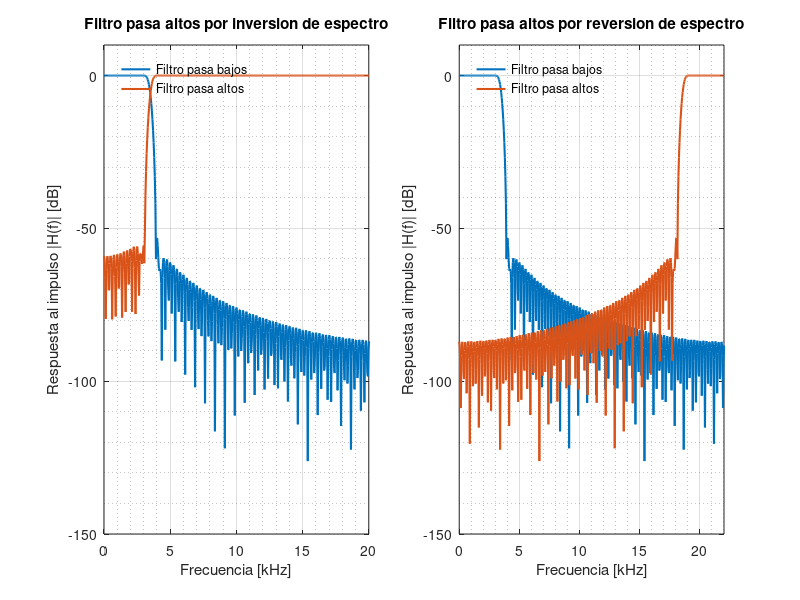
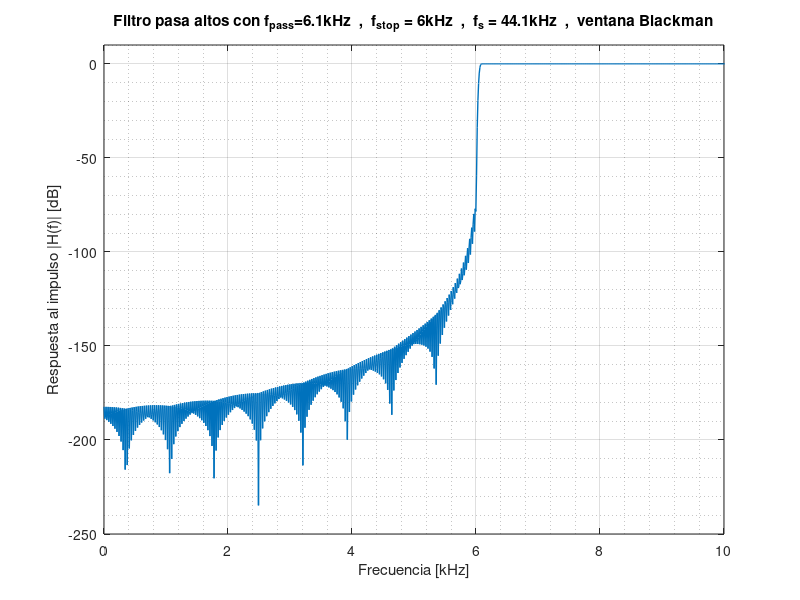

Write the MATLAB code that produced these figures, in order.
% <------- Guia 4 - Ejercicio 3 ----------->

clc; % borra la consola
clear all; % borra todas las variables
close all; % cierra las ventanas de imagen
pkg load control; % paquete con 'mag2db'
pkg load signal; % ventanas


%%%%%%%%%%%   ______________________________________
% punto 1 %  | pasa altos por inversion de espectro |
%%%%%%%%%%%   """"""""""""""""""""""""""""""""""""""

% filtro de ejercicio 2.2
fs = 44100; % [Hz] frecuencia de muestreo
fpass_hz = 3000; % [Hz] ^\__banda e transicion
fstop_hz = 4000; % [Hz] _/
fpass = 2 * fpass_hz / fs; %'^\_se convierte a frecuencias digitales
fstop = 2 * fstop_hz / fs; % _/
ft = (fstop + fpass) / 2; % frecuencia de corte ideal
B = fstop - fpass; % ancho de banda de transicion
M = ceil(8/B); % cantidad de taps para ventana hamming -> Ancho de lobulo principal = 8/M
M = 2*floor(M/2)+1; % convierte M al impar mayor o igual. floor(x) redondea al entero <= x
% asegura una cantidad impar de coeficientes para que el retardo D resulte en un número entero 
n = (0 : (M-1)); % elementos del vector h_sinc
h_sinc = ft * sinc (ft * (n - ((M-1)/2))); % funcion sinc del filtro pasa bajos
h_pb = h_sinc .* (hamming (M))'; % enventanado - se multiplica elemento a elemento
H_pb = fft(h_pb,1000);  % calcula la FFT con 1000 puntos de frecuencia, completa con ceros
Hdb_pb = mag2db( abs( H_pb(1:500) ) ); % convierte a dB el valor absoluto de las muestras de f positiva
frec = (0 : fs/1000 : ((fs/2)-(fs/1000)) ) / 1000; % vector con los valores de frecuencia en kHZ
% ^ ^
% | |  me parece que es de 0 a 999

d = zeros(1,M); % vector para retardo
d ((M+1) / 2) = 1; % El retardo es un impulso desplazado ( un unico 1 en el centro del vector) pasa todo
h_pa = d - h_pb; % el filtro pasa alto es el retardo menos el pasa bajos
H_pa = fft(h_pa,1000);  % calcula la FFT con 1000 puntos de frecuencia, completa con ceros
Hdb_pa = mag2db( abs( H_pa(1:500) ) ); % convierte a dB el valor absoluto de las muestras de f positiva

figure(1, 'name','Guia 4 ejercicio 3.1 y 3.2','Units','normalized','Position',[0 0 1 1]); % pantalla completa
subplot(1,2,1);  % subplot (filas, columnas, indice)
plot (frec, Hdb_pb, 'linewidth', 1.5); % grafica la respuesta en frecuencia
hold on;
plot (frec, Hdb_pa, 'linewidth', 1.5); % grafica la respuesta en frecuencia
axis([0 20 -150 10]); % limites de los ejes
grid on;
grid minor on;
xlabel ('Frecuencia [kHz]'); % etiqueta eje X
ylabel ('Respuesta al impulso |H(f)| [dB]');  % etiqueta eje y
title ('Filtro pasa altos por inversion de espectro'); % titulo
legend({'Filtro pasa bajos', 'Filtro pasa altos'}, 'location', 'northwest');
legend('boxoff')

%%%%%%%%%%%   ______________________________________
% punto 2 %  | pasa altos por reversion de espectro |
%%%%%%%%%%%   """"""""""""""""""""""""""""""""""""""

h_pa_r = h_pb; % copia el filtro pasa bajos
h_pa_r(1:2:end) = h_pa_r(1:2:end) * -1; % multiplica por -1 los elementos impares
H_pa_r = fft(h_pa_r,1000);  % calcula la FFT con 1000 puntos de frecuencia, completa con ceros
Hdb_pa_r = mag2db( abs( H_pa_r(1:500) ) ); % convierte a dB el valor absoluto de las muestras de f positiva

subplot(1,2,2);  % subplot (filas, columnas, indice)
plot (frec, Hdb_pb, 'linewidth', 1.5); % grafica la respuesta en frecuencia
hold on;
plot (frec, Hdb_pa_r, 'linewidth', 1.5); % grafica la respuesta en frecuencia
axis([0 22 -150 10]); % limites de los ejes
grid on;
grid minor on;
xlabel ('Frecuencia [kHz]'); % etiqueta eje X
ylabel ('Respuesta al impulso |H(f)| [dB]');  % etiqueta eje y
title ('Filtro pasa altos por reversion de espectro'); % titulo
legend({'Filtro pasa bajos', 'Filtro pasa altos'}, 'location', 'northwest');
legend('boxoff')

%%%%%%%%%%%   _____________________________
% punto 3 %  | diseño de filtro pasa altos |
%%%%%%%%%%%   """""""""""""""""""""""""""""

clear all; % borra todas las variables

% especificaciones:
fs = 44100; % [Hz] frecuencia de muestreo
fpass_hz = 6000; % [Hz] ^\__banda e transicion
fstop_hz = 6100; % [Hz] _/  fpass del pb = fstop del pa, y viceversa
% Rp = 0.1; % [dB] (max) mag2db(db2mag(0.1)-1) -> ans = -38.726 [dB]
% Sba = 80; % [dB] (min) -80 [dB] es la condicion mas exigente
% se permite ripple en la banda de transicion ??????

% se elige la ventana blackman - Amplitud del pico mayor: -74 dB (insuficiente)
% diseño con inversion de espectro, copia el procedimieno del punto 1
% ¡¡¡¡¡ con otra ventana !!!!!

n_fft = 4000; % muestras para el fft
pn_fft = n_fft/2; % muestras para el fft

fpass = 2 * fpass_hz / fs; %'^\_se convierte a frecuencias digitales
fstop = 2 * fstop_hz / fs; % _/
ft = (fstop + fpass) / 2; % frecuencia de corte ideal
B = fstop - fpass; % ancho de banda de transicion
M = ceil(12/B); % cantidad de taps para ventana blackman -> Ancho de lobulo principal = 12/M
M = 2*floor(M/2)+1; % convierte M al impar mayor o igual. floor(x) redondea al entero <= x
% asegura una cantidad impar de coeficientes para que el retardo D resulte en un número entero
n = (0 : (M-1)); % elementos del vector h_sinc
h_sinc = ft * sinc (ft * (n - ((M-1)/2))); % funcion sinc del filtro pasa bajos
h_pb = h_sinc .* (blackman (M))'; % enventanado - se multiplica elemento a elemento
frec = (0 : fs/n_fft : ((fs/2)-(fs/n_fft)) ) / 1000; % vector con los valores de frecuencia en kHZ
% ^ ^
% | |  me parece que es de 0 a n_fft-1

d = zeros(1,M); % vector para retardo
d ((M+1) / 2) = 1; % El retardo es un impulso desplazado ( un unico 1 en el centro del vector) pasa todo
h_pa = d - h_pb; % el filtro pasa alto es el retardo menos el pasa bajos
H_pa = fft(h_pa,n_fft);  % calcula la FFT con n_fft puntos de frecuencia, completa con ceros
Hdb_pa = mag2db( abs( H_pa(1:pn_fft) ) ); % convierte a dB el valor absoluto de las muestras de f positiva

figure(2, 'name','Guia 4 ejercicio 3.3','Units','normalized','Position',[0 0 .5 1]); % mitad de pantalla
plot (frec, Hdb_pa, 'linewidth', 1); % grafica la respuesta en frecuencia
axis([0 10 -250 10]); % limites de los ejes
grid on;
grid minor on;
xlabel ('Frecuencia [kHz]'); % etiqueta eje X
ylabel ('Respuesta al impulso |H(f)| [dB]');  % etiqueta eje y
title ('Filtro pasa altos con f_{pass}=6.1kHz  ,  f_{stop} = 6kHz  ,  f_s = 44.1kHz  ,  ventana Blackman'); % titulo